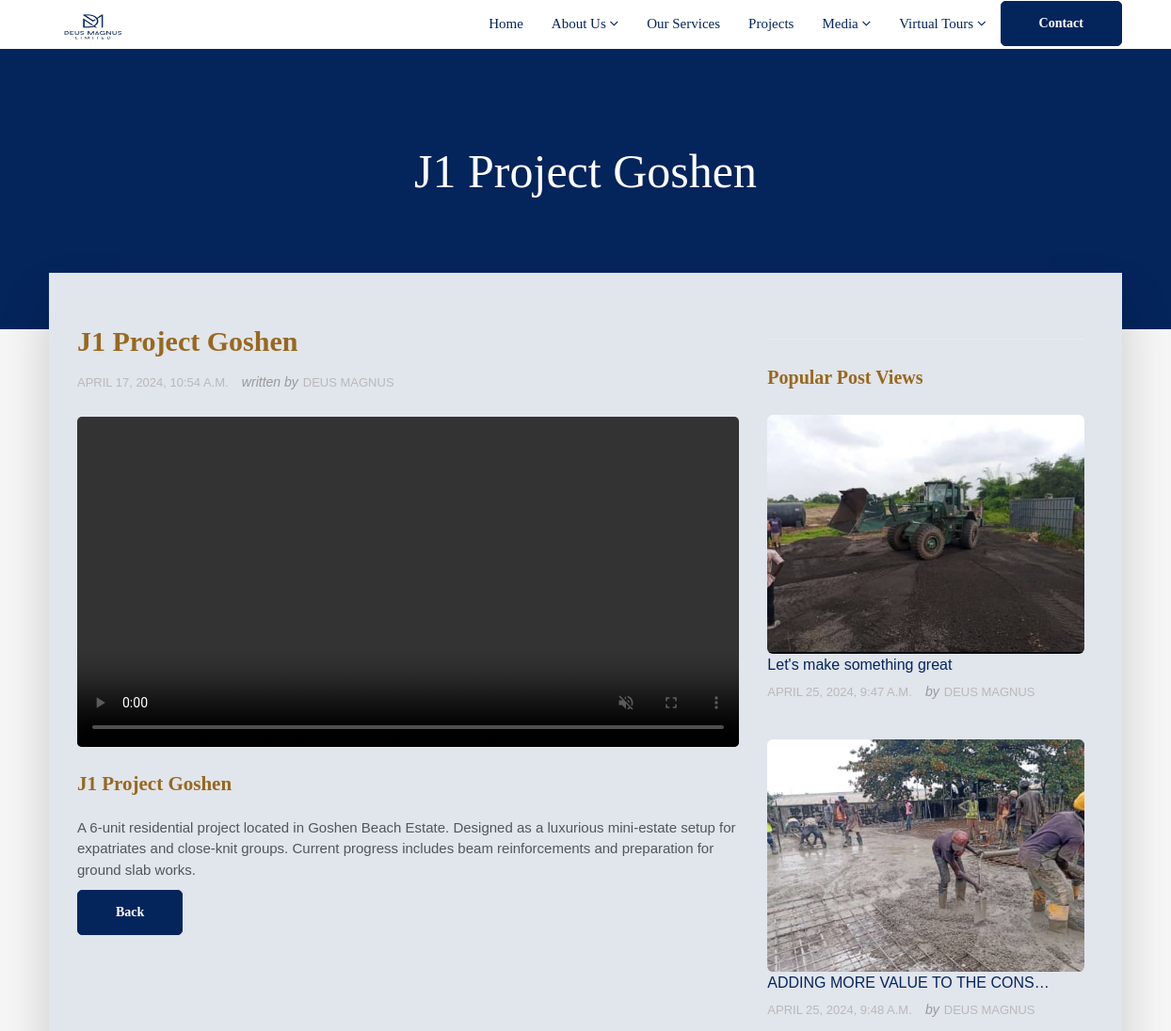
/article/2/ (upper part), run on an earlier commit of the app's database.
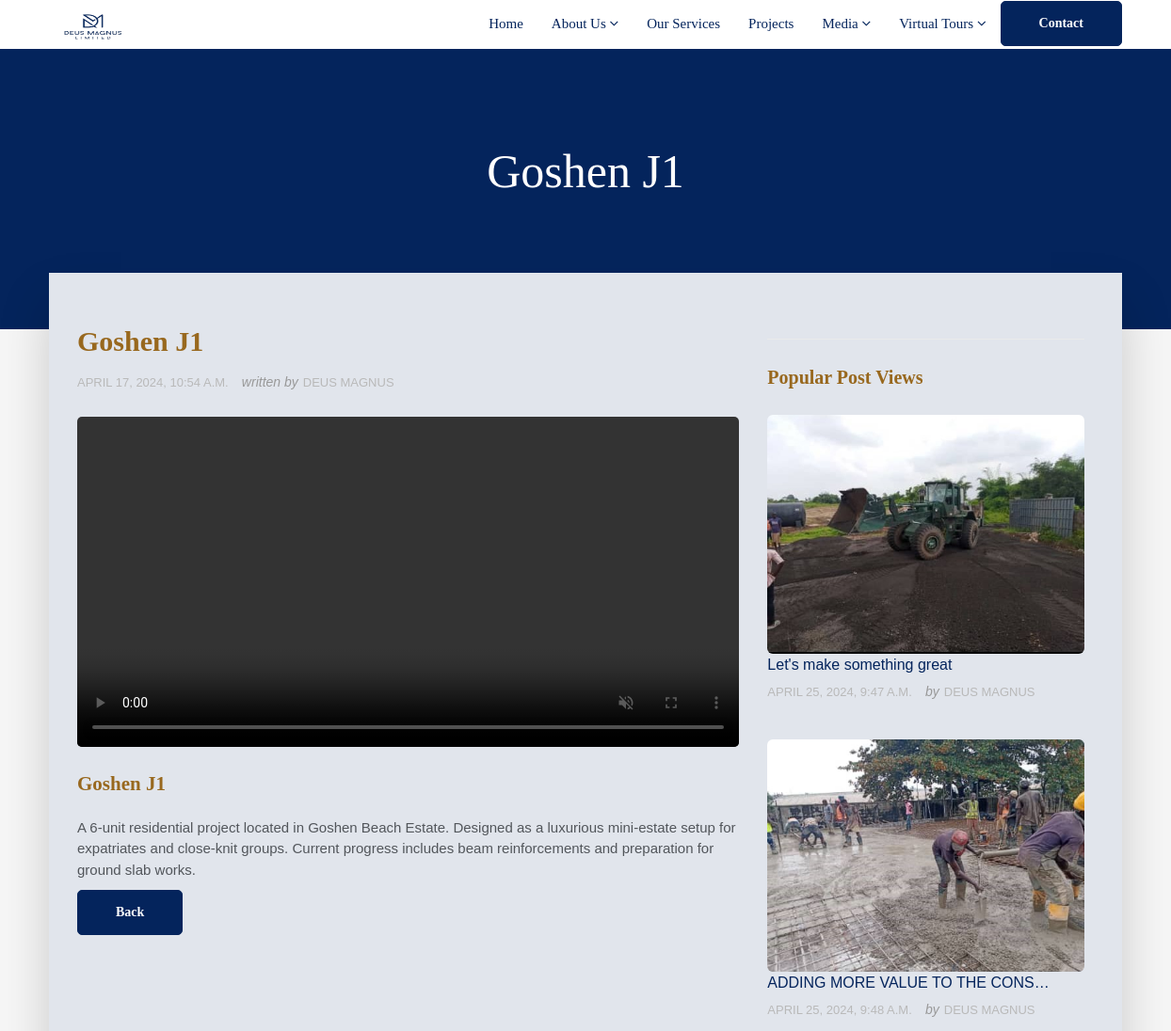
And on a later commit of the database.
### deus_magnus/models.py (models this page shows, shortened)
class DeusMagnusMainPost(models.Model):
    deus_magnus_title = models.CharField(max_length=255, blank=True, null=True)
    deus_magnus_status = models.CharField(max_length=255, blank=True, null=True)
    deus_magnus_description = models.TextField()
    deus_magnus_slug = models.SlugField (max_length=255,blank=True, null=True)
    deus_manus_video = models.FileField(upload_to='videos/')
    deus_magnus_publish_date = models.DateTimeField (auto_now_add= True)
    deus_magnus_author = models.ForeignKey(User, on_delete=models.CASCADE)
    class Meta:
        ordering =['-deus_magnus_publish_date']

### deus_magnus/views.py (the view, shortened to what this page needs)
# urls.py: path('article/<int:pk>/', ArticleDetailView.as_view(), name="detail"),
class ArticleDetailView(DetailView):
    model = DeusMagnusMainPost
    template_name = 'deus_magnus/article_detail.html'
    def get_context_data(self, **kwargs):
        context = super().get_context_data(**kwargs)
        context['sub_v_imgs'] = VideoSubImage.objects.all()
        return context

### templates/deus_magnus/article_detail.html (shortened to what this page needs)
{% extends "base.html" %}
{% load static %}
{% block content%}
<section class="section db p120">
    <div class="container">
        <div class="row">
            <div class="col-md-12"><br><br>
                <div class="tagline-message page-title text-center">
                    <h1 style="color:fff;font-family: Georgia;font-size:50px;">{{ object.deus_magnus_title }}</h1>
                </div>
            </div>
        </div>
    </div>
</section>
<section class="section gb nopadtop">
    <div class="container">
        <div class="boxed">
            <div class="row">
                <div class="col-md-8">
                    <div class="content blog-list">
                        <div class="blog-wrapper clearfix">
                            <div class="blog-meta">
                                <h3 style="color: #98681e;font-family: Georgia;">{{ object.deus_magnus_title }}</h3>
                                <ul class="list-inline">
                                    <li>{{ object.deus_magnus_publish_date }}</li>
                                    <li><span>written by</span>Deus Magnus</li>
                                </ul>
                            </div>
                            <div class="blog-media">
                                <video autoplay muted playsinline loop width="100%"style="border-radius: 5px;" controls >
                                    <source src="{{ object.deus_manus_video.url }}" type="video/mp4">
                                </video>
                            </div>
                            <div class="blog-desc-big">
                                <p style="color: #98681e;font-family: Georgia;"class="lead">{{ object.deus_magnus_title }}</p>
                                <p>{{ object.deus_magnus_description }}</p>
                            </div>
                        </div>
                        <div class="btn-wrapper">
                            <a href=""onclick="history.back(); return false;" class="btn btn-primary"style="border-radius: 5px;font-family: Georgia;"> Back </a>
                        </div>
                    </div>
                </div>
                <div class="sidebar col-md-4">
                    <div class="widget clearfix">
                    </div>
                    <div class="widget clearfix">
                        <h3 style="color: #98681e;" class="widget-title">Popular Post Views</h3>
                            <div class="post-widget">
                                {% for sub_v_img in sub_v_imgs %}
                                <div class="media">
                                    <a href="{% url 'sub_video_img_detail' pk=sub_v_img.pk %}">
                                    <img src="{{ sub_v_img.video_sub_image.url }}"height="20px" alt="" class="img-responsive alignleft img-rounded">
                                    </a>
                                    <div class="media-body">
                                        <h5 class="mt-0"><a href="{% url 'sub_video_img_detail' pk=sub_v_img.pk %}">{{ sub_v_img.video_sub_title|truncatechars:30 }}</a></h5>
                                        <div class="blog-meta">
                                            <ul class="list-inline">
                                                <li>{{ sub_v_img.video_sub_publish_date }}</li>
                                                <li><span>by</span>Deus Magnus</li>
                                            </ul>
                                        </div>
                                    </div>
                                </div>
                                {% endfor %}
                            </div>
                    </div>
                </div>
            </div>
        </div>
    </div>
</section>
{% endblock %}

What changed in the data, as far as the page shows it:
changed DeusMagnusMainPost: deus_magnus_title "J1 Project Goshen" → "Goshen J1"
